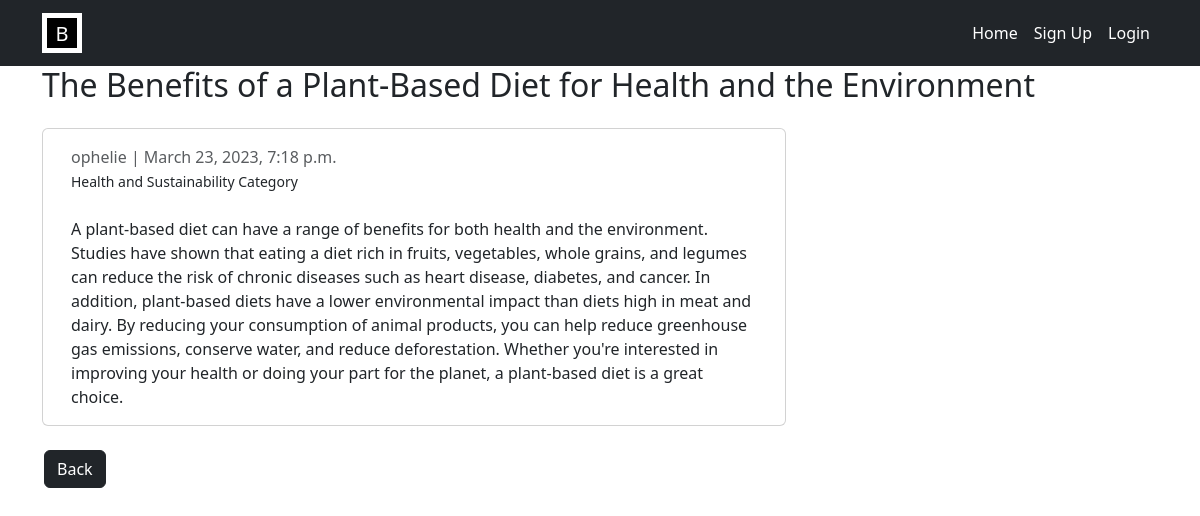
Page /post/benefits-plant-based-diet-health-environment/ on the committed database.
### myblog/models.py (models this page shows, shortened)
class Post(models.Model):
    title = models.CharField(max_length=200, unique=True)
    author = models.ForeignKey(User, on_delete= models.CASCADE,related_name='posts')
    updated_on = models.DateTimeField(auto_now= True)
    content = models.TextField()
    created_on = models.DateTimeField(auto_now_add=True)
    slug = models.CharField(max_length=200, unique=True, null=False)
    category = models.ForeignKey(Category, on_delete=models.PROTECT, null=True)
    class Meta:
        ordering = ['-created_on']

class Category(models.Model):
    name = models.CharField(max_length=100, default='uncategorized')
    def __str__(self):
        return self.name

### myblog/views.py (the view)
# urls.py: path('post/<slug:slug>/', views.PostDetail.as_view(), name='post_detail'),
class PostDetail(generic.DetailView):
    model = Post
    template_name = 'post_detail.html'

### myblog/templates/post_detail.html (shortened to what this page needs)
{% extends 'base.html' %}
{% load widget_tweaks %}
{% block content %}
<h2>{{ object.title }}</h2>
  <div class="container">
    <div class="row">
      <div class="col-md-8 card mb-4  mt-3 left top">
        <div class="card-body">
          <p class=" text-muted mb-0">{{ post.author }} | {{ post.created_on }}</p>
          <small>{{ post.category }} Category</small>
          <p class="card-text mt-4">{{ post.content | safe }}</p>
        </div>
      </div>
    </div>
    <a href="{% url 'home' %}" class="btn btn-dark" style="margin-left: -10px;">Back</a>
  </div>
{% endblock %}

### rows in the picture
Post: title "The Benefits of a Plant-Based Diet for Health and the Environment", author "ophelie", created_on "March 23, 2023, 7:18 p.m.", category "Health and Sustainability", content "A plant-based diet can have a range of benefits for both health and the environment. Studies have shown that eating a diet rich in fruits, vegetables, whole grains, and legumes can reduce the risk of chronic diseases such as heart disease, diabetes, and cancer. In addition, plant-based diets have a lower environmental impact than diets high in meat and dairy. By reducing your consumption of animal products, you can help reduce greenhouse gas emissions, conserve water, and reduce deforestation. Whether you're interested in improving your health or doing your part for the planet, a plant-based diet is a great choice."
